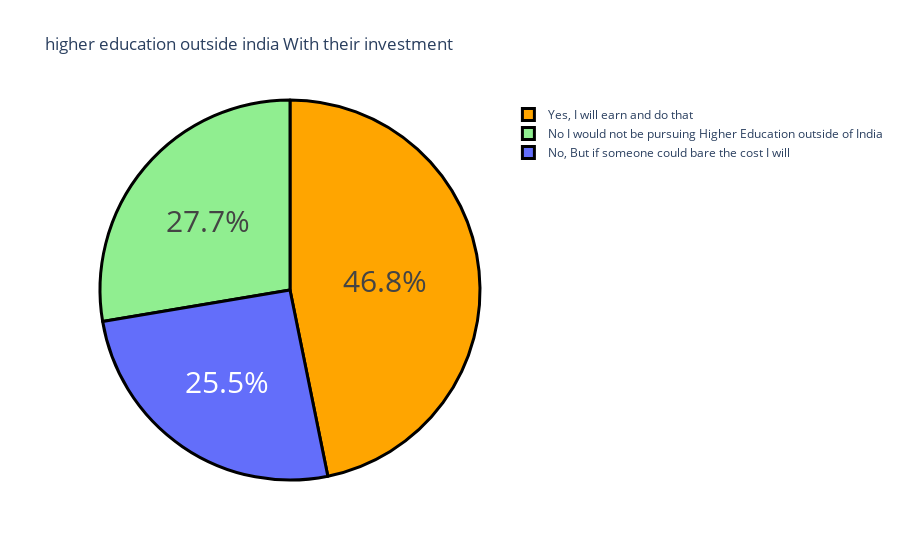

The code cell stored with this chart in its notebook:
### Markdown cell above
How many want to pursure higher education outside india With their investment

### Code cell
country = data['Would you definitely pursue a Higher Education / Post Graduation outside of India ? If only you have to self sponsor it.'].value_counts()
label = country.index
counts = country.values
colors = ['orange','lightgreen']
fig = go.Figure(data = [go.Pie(labels = label,values = counts)])
fig.update_layout(title_text = "higher education outside india With their investment ")
fig.update_traces(hoverinfo= 'label+value',textinfo='percent',textfont_size = 30,marker = dict(colors = colors ,line = dict(color = 'black' ,width = 3 ) ) )
fig.show()

### Figure 1 — Plotly figure (JSON) as saved in the notebook; plotly's stock layout.template omitted (floating-point values rounded to 4 significant figures)
{"data": [{"hoverinfo": "label+value", "labels": ["Yes, I will earn and do that", "No I would not be pursuing Higher Education outside of India", "No, But if someone could bare the cost I will"], "marker": {"colors": ["orange", "lightgreen"], "line": {"color": "black", "width": 3}}, "textfont": {"size": 30}, "textinfo": "percent", "type": "pie", "values": [110, 65, 60]}], "layout": {"autosize": true, "title": {"text": "higher education outside india With their investment "}}}
